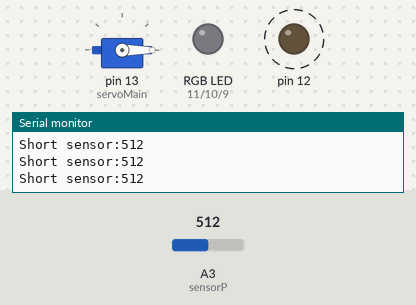
Bench run of a sketch on a simulated Arduino Uno, built with avr-gcc and run on an emulated ATmega328P. On the bench: servo, an RGB LED mixed from three pins (HIGH = lit), output pins drawn as LEDs (lit = HIGH), the last lines printed to the serial monitor. Dashed ring = blinking. Inputs (shaded band) come from the test bench; at power-on: A3 (sensorP) = 512. Dim RGB values are drawn brighter than linear.

Above: at 1.8 s.
1.9 s: A3 (sensorP) set to 716
At 2.12 s:
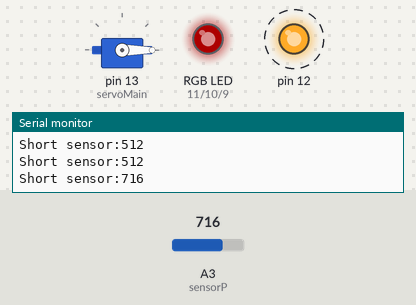
5.0 s: A3 (sensorP) set to 900
At 5.13 s:
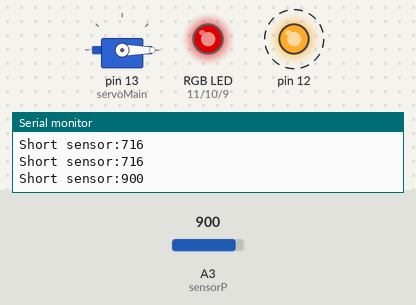
8.1 s: A3 (sensorP) set to 511
At 8.63 s:
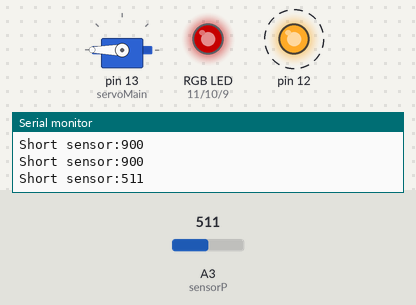
11.2 s: A3 (sensorP) set to 20
At 12.13 s:
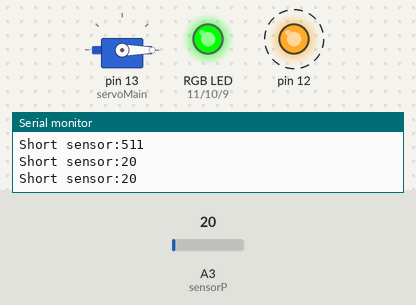
14.3 s: A3 (sensorP) set to 40
At 15.63 s:
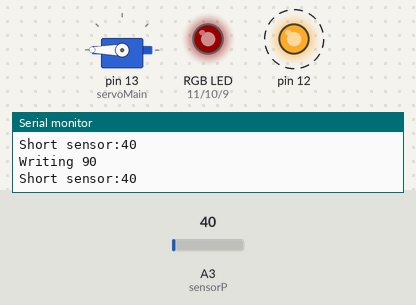
17.4 s: A3 (sensorP) set to 0
At 17.64 s:
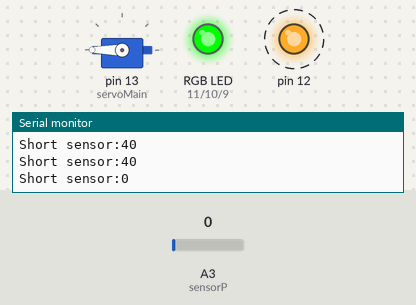
Timing chart, 0 to 21.5 s (numbered marks = the images above; inputs shaded):
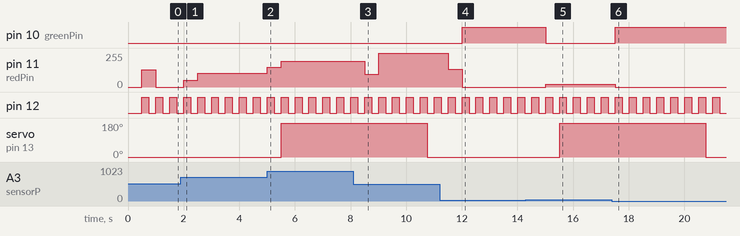

Measured:
- after the input at 1.9 s, pin 11 (redPin): 0/255 → 51/255 after 0.10 s, → 102/255 0.50 s later
- after the input at 5.0 s, pin 11 (redPin): 102/255 → 148/255 at once, → 194/255 0.50 s later
- after the input at 8.1 s, pin 11 (redPin): 194/255 → 96/255 after 0.41 s, → 255/255 0.50 s later
- after the input at 11.2 s, pin 10 (greenPin): LOW → HIGH after 0.81 s; pin 11 (redPin): 255/255 → 132/255 after 0.31 s, → 0/255 0.50 s later
- after the input at 14.3 s, pin 10 (greenPin): HIGH → LOW after 0.71 s; pin 11 (redPin): 0/255 → 20/255 after 0.71 s
- after the input at 17.4 s, pin 10 (greenPin): LOW → HIGH after 0.12 s; pin 11 (redPin): 20/255 → 0/255 after 0.12 s
- by itself, pin 12: alternates HIGH for 0.25 s and LOW for 0.25 s

The sketch:

CdhBlink002.ino
```cpp
#include <Servo.h>
Servo servoMain; // Define our Servo

int redPin = 11;
int greenPin = 10;
int bluePin = 9;

int sensorP = A3; // analog pin used to connect the sharp sensor
int valueP = 0; // variable to store the values from sensor(initially zero)
int sensorL = A5;
int valueL = 0;
int novaValP = 0;
int prevValP = 0;
int prev2ValP = 0;
boolean ruThere = false;
int counter = 0;
int FIRSTRUN = 1;


// the setup function runs once when you press reset or power the board
void setup() {
  // initialize digital pin 13 as an output.
  //pinMode(13, OUTPUT);
  servoMain.attach(13); // servo on digital pin 10
  pinMode(12, OUTPUT);
  Serial.begin(9600); // starts the serial monitor
  pinMode(redPin, OUTPUT);
  pinMode(greenPin, OUTPUT);
  pinMode(bluePin, OUTPUT);
}
void setColor(int red, int green, int blue)
{
  #ifdef COMMON_ANODE
    red = 255 - red;
    green = 255 - green;
    blue = 255 - blue;
  #endif
  analogWrite(redPin, red);
  analogWrite(greenPin, green);
  analogWrite(bluePin, blue);
}
// the loop function runs over and over again forever
void loop() {

  if (FIRSTRUN == 1) {
    servoMain.write(0);
    FIRSTRUN = 0;
    Serial.println("first run");
    delay(500);
  }
  digitalWrite(12, HIGH);   // turn the LED on (HIGH is the voltage level)

   if (counter == 10) {
   servoMain.write(180);  // Turn Servo Left to 45 degrees
        Serial.println("Writing 90");
 }

   setColor(0, 255, 0);

  prevValP = valueP;

  valueP = analogRead(sensorP); // reads the value of the sharp sensor


  Serial.print("Short sensor:");
  Serial.println(valueP); // prints the value of the sensor to the serial monitor
//  valueL = analogRead(sensorL); // reads the value of the sharp sensor
//  Serial.print("Long sensor:");
//  Serial.println(valueL); // prints the value of the sensor to the serial monitor


  novaValP = ((prevValP + valueP)/2);


//  if (((prevValP - valueP) > 5) || ((prevValP - valueP) < -5)) {
//   novaValP = 0; }


if (novaValP > 30) {
   novaValP = novaValP/2;
   setColor(novaValP, 0, 0);
}

  delay(250);
  digitalWrite(12, LOW);   // turn the LED on (HIGH is the voltage level)

     if (counter == 20) {
     servoMain.write(0);  // Turn Servo Left to 45 degrees
     counter = 0;
     Serial.println("Writing Zero");

     }
       counter++;
  delay(250);
  ruThere = true;


}
```
